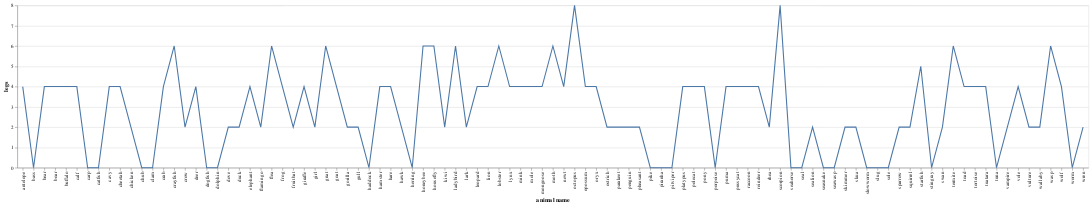

Source (notebook cell):
### Code cell
plot01

### Figure 1 — Vega-Lite specification as saved in the notebook (floating-point values rounded to 4 significant figures)
{"config": {"view": {"continuousWidth": 400, "continuousHeight": 300}}, "data": {"name": "data-36bba0743824d22ff0b0058f7689d6ff"}, "mark": "line", "encoding": {"x": {"type": "nominal", "field": "animal name"}, "y": {"type": "quantitative", "field": "legs"}}, "$schema": "https://vega.github.io/schema/vega-lite/v4.8.1.json", "datasets": {"data-36bba0743824d22ff0b0058f7689d6ff": [{"animal name": "antelope", "hair": 1, "feathers": 0, "eggs": 0, "milk": 1, "airborne": 0, "aquatic": 0, "predator": 0, "toothed": 1, "backbone": 1, "breathes": 1, "venomous": 0, "fins": 0, "legs": 4, "tail": 1, "domestic": 0, "catsize": 1, "type": 1}, {"animal name": "bass", "hair": 0, "feathers": 0, "eggs": 1, "milk": 0, "airborne": 0, "aquatic": 1, "predator": 1, "toothed": 1, "backbone": 1, "breathes": 0, "venomous": 0, "fins": 1, "legs": 0, "tail": 1, "domestic": 0, "catsize": 0, "type": 4}, {"animal name": "bear", "hair": 1, "feathers": 0, "eggs": 0, "milk": 1, "airborne": 0, "aquatic": 0, "predator": 1, "toothed": 1, "backbone": 1, "breathes": 1, "venomous": 0, "fins": 0, "legs": 4, "tail": 0, "domestic": 0, "catsize": 1, "type": 1}, {"animal name": "boar", "hair": 1, "feathers": 0, "eggs": 0, "milk": 1, "airborne": 0, "aquatic": 0, "predator": 1, "toothed": 1, "backbone": 1, "breathes": 1, "venomous": 0, "fins": 0, "legs": 4, "tail": 1, "domestic": 0, "catsize": 1, "type": 1}, {"animal name": "buffalo", "hair": 1, "feathers": 0, "eggs": 0, "milk": 1, "airborne": 0, "aquatic": 0, "predator": 0, "toothed": 1, "backbone": 1, "breathes": 1, "venomous": 0, "fins": 0, "legs": 4, "tail": 1, "domestic": 0, "catsize": 1, "type": 1}, {"animal name": "calf", "hair": 1, "feathers": 0, "eggs": 0, "milk": 1, "airborne": 0, "aquatic": 0, "predator": 0, "toothed": 1, "backbone": 1, "breathes": 1, "venomous": 0, "fins": 0, "legs": 4, "tail": 1, "domestic": 1, "catsize": 1, "type": 1}, {"animal name": "carp", "hair": 0, "feathers": 0, "eggs": 1, "milk": 0, "airborne": 0, "aquatic": 1, "predator": 0, "toothed": 1, "backbone": 1, "breathes": 0, "venomous": 0, "fins": 1, "legs": 0, "tail": 1, "domestic": 1, "catsize": 0, "type": 4}, {"animal name": "catfish", "hair": 0, "feathers": 0, "eggs": 1, "milk": 0, "airborne": 0, "aquatic": 1, "predator": 1, "toothed": 1, "backbone": 1, "breathes": 0, "venomous": 0, "fins": 1, "legs": 0, "tail": 1, "domestic": 0, "catsize": 0, "type": 4}, {"animal name": "cavy", "hair": 1, "feathers": 0, "eggs": 0, "milk": 1, "airborne": 0, "aquatic": 0, "predator": 0, "toothed": 1, "backbone": 1, "breathes": 1, "venomous": 0, "fins": 0, "legs": 4, "tail": 0, "domestic": 1, "catsize": 0, "type": 1}, {"animal name": "cheetah", "hair": 1, "feathers": 0, "eggs": 0, "milk": 1, "airborne": 0, "aquatic": 0, "predator": 1, "toothed": 1, "backbone": 1, "breathes": 1, "venomous": 0, "fins": 0, "legs": 4, "tail": 1, "domestic": 0, "catsize": 1, "type": 1}, {"animal name": "chicken", "hair": 0, "feathers": 1, "eggs": 1, "milk": 0, "airborne": 1, "aquatic": 0, "predator": 0, "toothed": 0, "backbone": 1, "breathes": 1, "venomous": 0, "fins": 0, "legs": 2, "tail": 1, "domestic": 1, "catsize": 0, "type": 2}, {"animal name": "chub", "hair": 0, "feathers": 0, "eggs": 1, "milk": 0, "airborne": 0, "aquatic": 1, "predator": 1, "toothed": 1, "backbone": 1, "breathes": 0, "venomous": 0, "fins": 1, "legs": 0, "tail": 1, "domestic": 0, "catsize": 0, "type": 4}, {"animal name": "clam", "hair": 0, "feathers": 0, "eggs": 1, "milk": 0, "airborne": 0, "aquatic": 0, "predator": 1, "toothed": 0, "backbone": 0, "breathes": 0, "venomous": 0, "fins": 0, "legs": 0, "tail": 0, "domestic": 0, "catsize": 0, "type": 7}, {"animal name": "crab", "hair": 0, "feathers": 0, "eggs": 1, "milk": 0, "airborne": 0, "aquatic": 1, "predator": 1, "toothed": 0, "backbone": 0, "breathes": 0, "venomous": 0, "fins": 0, "legs": 4, "tail": 0, "domestic": 0, "catsize": 0, "type": 7}, {"animal name": "crayfish", "hair": 0, "feathers": 0, "eggs": 1, "milk": 0, "airborne": 0, "aquatic": 1, "predator": 1, "toothed": 0, "backbone": 0, "breathes": 0, "venomous": 0, "fins": 0, "legs": 6, "tail": 0, "domestic": 0, "catsize": 0, "type": 7}, {"animal name": "crow", "hair": 0, "feathers": 1, "eggs": 1, "milk": 0, "airborne": 1, "aquatic": 0, "predator": 1, "toothed": 0, "backbone": 1, "breathes": 1, "venomous": 0, "fins": 0, "legs": 2, "tail": 1, "domestic": 0, "catsize": 0, "type": 2}, {"animal name": "deer", "hair": 1, "feathers": 0, "eggs": 0, "milk": 1, "airborne": 0, "aquatic": 0, "predator": 0, "toothed": 1, "backbone": 1, "breathes": 1, "venomous": 0, "fins": 0, "legs": 4, "tail": 1, "domestic": 0, "catsize": 1, "type": 1}, {"animal name": "dogfish", "hair": 0, "feathers": 0, "eggs": 1, "milk": 0, "airborne": 0, "aquatic": 1, "predator": 1, "toothed": 1, "backbone": 1, "breathes": 0, "venomous": 0, "fins": 1, "legs": 0, "tail": 1, "domestic": 0, "catsize": 1, "type": 4}, {"animal name": "dolphin", "hair": 0, "feathers": 0, "eggs": 0, "milk": 1, "airborne": 0, "aquatic": 1, "predator": 1, "toothed": 1, "backbone": 1, "breathes": 1, "venomous": 0, "fins": 1, "legs": 0, "tail": 1, "domestic": 0, "catsize": 1, "type": 1}, {"animal name": "dove", "hair": 0, "feathers": 1, "eggs": 1, "milk": 0, "airborne": 1, "aquatic": 0, "predator": 0, "toothed": 0, "backbone": 1, "breathes": 1, "venomous": 0, "fins": 0, "legs": 2, "tail": 1, "domestic": 1, "catsize": 0, "type": 2}, {"animal name": "duck", "hair": 0, "feathers": 1, "eggs": 1, "milk": 0, "airborne": 1, "aquatic": 1, "predator": 0, "toothed": 0, "backbone": 1, "breathes": 1, "venomous": 0, "fins": 0, "legs": 2, "tail": 1, "domestic": 0, "catsize": 0, "type": 2}, {"animal name": "elephant", "hair": 1, "feathers": 0, "eggs": 0, "milk": 1, "airborne": 0, "aquatic": 0, "predator": 0, "toothed": 1, "backbone": 1, "breathes": 1, "venomous": 0, "fins": 0, "legs": 4, "tail": 1, "domestic": 0, "catsize": 1, "type": 1}, {"animal name": "flamingo", "hair": 0, "feathers": 1, "eggs": 1, "milk": 0, "airborne": 1, "aquatic": 0, "predator": 0, "toothed": 0, "backbone": 1, "breathes": 1, "venomous": 0, "fins": 0, "legs": 2, "tail": 1, "domestic": 0, "catsize": 1, "type": 2}, {"animal name": "flea", "hair": 0, "feathers": 0, "eggs": 1, "milk": 0, "airborne": 0, "aquatic": 0, "predator": 0, "toothed": 0, "backbone": 0, "breathes": 1, "venomous": 0, "fins": 0, "legs": 6, "tail": 0, "domestic": 0, "catsize": 0, "type": 6}, {"animal name": "frog", "hair": 0, "feathers": 0, "eggs": 1, "milk": 0, "airborne": 0, "aquatic": 1, "predator": 1, "toothed": 1, "backbone": 1, "breathes": 1, "venomous": 0, "fins": 0, "legs": 4, "tail": 0, "domestic": 0, "catsize": 0, "type": 5}, {"animal name": "frog", "hair": 0, "feathers": 0, "eggs": 1, "milk": 0, "airborne": 0, "aquatic": 1, "predator": 1, "toothed": 1, "backbone": 1, "breathes": 1, "venomous": 1, "fins": 0, "legs": 4, "tail": 0, "domestic": 0, "catsize": 0, "type": 5}, {"animal name": "fruitbat", "hair": 1, "feathers": 0, "eggs": 0, "milk": 1, "airborne": 1, "aquatic": 0, "predator": 0, "toothed": 1, "backbone": 1, "breathes": 1, "venomous": 0, "fins": 0, "legs": 2, "tail": 1, "domestic": 0, "catsize": 0, "type": 1}, {"animal name": "giraffe", "hair": 1, "feathers": 0, "eggs": 0, "milk": 1, "airborne": 0, "aquatic": 0, "predator": 0, "toothed": 1, "backbone": 1, "breathes": 1, "venomous": 0, "fins": 0, "legs": 4, "tail": 1, "domestic": 0, "catsize": 1, "type": 1}, {"animal name": "girl", "hair": 1, "feathers": 0, "eggs": 0, "milk": 1, "airborne": 0, "aquatic": 0, "predator": 1, "toothed": 1, "backbone": 1, "breathes": 1, "venomous": 0, "fins": 0, "legs": 2, "tail": 0, "domestic": 1, "catsize": 1, "type": 1}, {"animal name": "gnat", "hair": 0, "feathers": 0, "eggs": 1, "milk": 0, "airborne": 1, "aquatic": 0, "predator": 0, "toothed": 0, "backbone": 0, "breathes": 1, "venomous": 0, "fins": 0, "legs": 6, "tail": 0, "domestic": 0, "catsize": 0, "type": 6}, {"animal name": "goat", "hair": 1, "feathers": 0, "eggs": 0, "milk": 1, "airborne": 0, "aquatic": 0, "predator": 0, "toothed": 1, "backbone": 1, "breathes": 1, "venomous": 0, "fins": 0, "legs": 4, "tail": 1, "domestic": 1, "catsize": 1, "type": 1}, {"animal name": "gorilla", "hair": 1, "feathers": 0, "eggs": 0, "milk": 1, "airborne": 0, "aquatic": 0, "predator": 0, "toothed": 1, "backbone": 1, "breathes": 1, "venomous": 0, "fins": 0, "legs": 2, "tail": 0, "domestic": 0, "catsize": 1, "type": 1}, {"animal name": "gull", "hair": 0, "feathers": 1, "eggs": 1, "milk": 0, "airborne": 1, "aquatic": 1, "predator": 1, "toothed": 0, "backbone": 1, "breathes": 1, "venomous": 0, "fins": 0, "legs": 2, "tail": 1, "domestic": 0, "catsize": 0, "type": 2}, {"animal name": "haddock", "hair": 0, "feathers": 0, "eggs": 1, "milk": 0, "airborne": 0, "aquatic": 1, "predator": 0, "toothed": 1, "backbone": 1, "breathes": 0, "venomous": 0, "fins": 1, "legs": 0, "tail": 1, "domestic": 0, "catsize": 0, "type": 4}, {"animal name": "hamster", "hair": 1, "feathers": 0, "eggs": 0, "milk": 1, "airborne": 0, "aquatic": 0, "predator": 0, "toothed": 1, "backbone": 1, "breathes": 1, "venomous": 0, "fins": 0, "legs": 4, "tail": 1, "domestic": 1, "catsize": 0, "type": 1}, {"animal name": "hare", "hair": 1, "feathers": 0, "eggs": 0, "milk": 1, "airborne": 0, "aquatic": 0, "predator": 0, "toothed": 1, "backbone": 1, "breathes": 1, "venomous": 0, "fins": 0, "legs": 4, "tail": 1, "domestic": 0, "catsize": 0, "type": 1}, {"animal name": "hawk", "hair": 0, "feathers": 1, "eggs": 1, "milk": 0, "airborne": 1, "aquatic": 0, "predator": 1, "toothed": 0, "backbone": 1, "breathes": 1, "venomous": 0, "fins": 0, "legs": 2, "tail": 1, "domestic": 0, "catsize": 0, "type": 2}, {"animal name": "herring", "hair": 0, "feathers": 0, "eggs": 1, "milk": 0, "airborne": 0, "aquatic": 1, "predator": 1, "toothed": 1, "backbone": 1, "breathes": 0, "venomous": 0, "fins": 1, "legs": 0, "tail": 1, "domestic": 0, "catsize": 0, "type": 4}, {"animal name": "honeybee", "hair": 1, "feathers": 0, "eggs": 1, "milk": 0, "airborne": 1, "aquatic": 0, "predator": 0, "toothed": 0, "backbone": 0, "breathes": 1, "venomous": 1, "fins": 0, "legs": 6, "tail": 0, "domestic": 1, "catsize": 0, "type": 6}, {"animal name": "housefly", "hair": 1, "feathers": 0, "eggs": 1, "milk": 0, "airborne": 1, "aquatic": 0, "predator": 0, "toothed": 0, "backbone": 0, "breathes": 1, "venomous": 0, "fins": 0, "legs": 6, "tail": 0, "domestic": 0, "catsize": 0, "type": 6}, {"animal name": "kiwi", "hair": 0, "feathers": 1, "eggs": 1, "milk": 0, "airborne": 0, "aquatic": 0, "predator": 1, "toothed": 0, "backbone": 1, "breathes": 1, "venomous": 0, "fins": 0, "legs": 2, "tail": 1, "domestic": 0, "catsize": 0, "type": 2}, {"animal name": "ladybird", "hair": 0, "feathers": 0, "eggs": 1, "milk": 0, "airborne": 1, "aquatic": 0, "predator": 1, "toothed": 0, "backbone": 0, "breathes": 1, "venomous": 0, "fins": 0, "legs": 6, "tail": 0, "domestic": 0, "catsize": 0, "type": 6}, {"animal name": "lark", "hair": 0, "feathers": 1, "eggs": 1, "milk": 0, "airborne": 1, "aquatic": 0, "predator": 0, "toothed": 0, "backbone": 1, "breathes": 1, "venomous": 0, "fins": 0, "legs": 2, "tail": 1, "domestic": 0, "catsize": 0, "type": 2}, {"animal name": "leopard", "hair": 1, "feathers": 0, "eggs": 0, "milk": 1, "airborne": 0, "aquatic": 0, "predator": 1, "toothed": 1, "backbone": 1, "breathes": 1, "venomous": 0, "fins": 0, "legs": 4, "tail": 1, "domestic": 0, "catsize": 1, "type": 1}, {"animal name": "lion", "hair": 1, "feathers": 0, "eggs": 0, "milk": 1, "airborne": 0, "aquatic": 0, "predator": 1, "toothed": 1, "backbone": 1, "breathes": 1, "venomous": 0, "fins": 0, "legs": 4, "tail": 1, "domestic": 0, "catsize": 1, "type": 1}, {"animal name": "lobster", "hair": 0, "feathers": 0, "eggs": 1, "milk": 0, "airborne": 0, "aquatic": 1, "predator": 1, "toothed": 0, "backbone": 0, "breathes": 0, "venomous": 0, "fins": 0, "legs": 6, "tail": 0, "domestic": 0, "catsize": 0, "type": 7}, {"animal name": "lynx", "hair": 1, "feathers": 0, "eggs": 0, "milk": 1, "airborne": 0, "aquatic": 0, "predator": 1, "toothed": 1, "backbone": 1, "breathes": 1, "venomous": 0, "fins": 0, "legs": 4, "tail": 1, "domestic": 0, "catsize": 1, "type": 1}, {"animal name": "mink", "hair": 1, "feathers": 0, "eggs": 0, "milk": 1, "airborne": 0, "aquatic": 1, "predator": 1, "toothed": 1, "backbone": 1, "breathes": 1, "venomous": 0, "fins": 0, "legs": 4, "tail": 1, "domestic": 0, "catsize": 1, "type": 1}, {"animal name": "mole", "hair": 1, "feathers": 0, "eggs": 0, "milk": 1, "airborne": 0, "aquatic": 0, "predator": 1, "toothed": 1, "backbone": 1, "breathes": 1, "venomous": 0, "fins": 0, "legs": 4, "tail": 1, "domestic": 0, "catsize": 0, "type": 1}, {"animal name": "mongoose", "hair": 1, "feathers": 0, "eggs": 0, "milk": 1, "airborne": 0, "aquatic": 0, "predator": 1, "toothed": 1, "backbone": 1, "breathes": 1, "venomous": 0, "fins": 0, "legs": 4, "tail": 1, "domestic": 0, "catsize": 1, "type": 1}, {"animal name": "moth", "hair": 1, "feathers": 0, "eggs": 1, "milk": 0, "airborne": 1, "aquatic": 0, "predator": 0, "toothed": 0, "backbone": 0, "breathes": 1, "venomous": 0, "fins": 0, "legs": 6, "tail": 0, "domestic": 0, "catsize": 0, "type": 6}, {"animal name": "newt", "hair": 0, "feathers": 0, "eggs": 1, "milk": 0, "airborne": 0, "aquatic": 1, "predator": 1, "toothed": 1, "backbone": 1, "breathes": 1, "venomous": 0, "fins": 0, "legs": 4, "tail": 1, "domestic": 0, "catsize": 0, "type": 5}, {"animal name": "octopus", "hair": 0, "feathers": 0, "eggs": 1, "milk": 0, "airborne": 0, "aquatic": 1, "predator": 1, "toothed": 0, "backbone": 0, "breathes": 0, "venomous": 0, "fins": 0, "legs": 8, "tail": 0, "domestic": 0, "catsize": 1, "type": 7}, {"animal name": "opossum", "hair": 1, "feathers": 0, "eggs": 0, "milk": 1, "airborne": 0, "aquatic": 0, "predator": 1, "toothed": 1, "backbone": 1, "breathes": 1, "venomous": 0, "fins": 0, "legs": 4, "tail": 1, "domestic": 0, "catsize": 0, "type": 1}, {"animal name": "oryx", "hair": 1, "feathers": 0, "eggs": 0, "milk": 1, "airborne": 0, "aquatic": 0, "predator": 0, "toothed": 1, "backbone": 1, "breathes": 1, "venomous": 0, "fins": 0, "legs": 4, "tail": 1, "domestic": 0, "catsize": 1, "type": 1}, {"animal name": "ostrich", "hair": 0, "feathers": 1, "eggs": 1, "milk": 0, "airborne": 0, "aquatic": 0, "predator": 0, "toothed": 0, "backbone": 1, "breathes": 1, "venomous": 0, "fins": 0, "legs": 2, "tail": 1, "domestic": 0, "catsize": 1, "type": 2}, {"animal name": "parakeet", "hair": 0, "feathers": 1, "eggs": 1, "milk": 0, "airborne": 1, "aquatic": 0, "predator": 0, "toothed": 0, "backbone": 1, "breathes": 1, "venomous": 0, "fins": 0, "legs": 2, "tail": 1, "domestic": 1, "catsize": 0, "type": 2}, {"animal name": "penguin", "hair": 0, "feathers": 1, "eggs": 1, "milk": 0, "airborne": 0, "aquatic": 1, "predator": 1, "toothed": 0, "backbone": 1, "breathes": 1, "venomous": 0, "fins": 0, "legs": 2, "tail": 1, "domestic": 0, "catsize": 1, "type": 2}, {"animal name": "pheasant", "hair": 0, "feathers": 1, "eggs": 1, "milk": 0, "airborne": 1, "aquatic": 0, "predator": 0, "toothed": 0, "backbone": 1, "breathes": 1, "venomous": 0, "fins": 0, "legs": 2, "tail": 1, "domestic": 0, "catsize": 0, "type": 2}, {"animal name": "pike", "hair": 0, "feathers": 0, "eggs": 1, "milk": 0, "airborne": 0, "aquatic": 1, "predator": 1, "toothed": 1, "backbone": 1, "breathes": 0, "venomous": 0, "fins": 1, "legs": 0, "tail": 1, "domestic": 0, "catsize": 1, "type": 4}, {"animal name": "piranha", "hair": 0, "feathers": 0, "eggs": 1, "milk": 0, "airborne": 0, "aquatic": 1, "predator": 1, "toothed": 1, "backbone": 1, "breathes": 0, "venomous": 0, "fins": 1, "legs": 0, "tail": 1, "domestic": 0, "catsize": 0, "type": 4}, {"animal name": "pitviper", "hair": 0, "feathers": 0, "eggs": 1, "milk": 0, "airborne": 0, "aquatic": 0, "predator": 1, "toothed": 1, "backbone": 1, "breathes": 1, "venomous": 1, "fins": 0, "legs": 0, "tail": 1, "domestic": 0, "catsize": 0, "type": 3}, {"animal name": "platypus", "hair": 1, "feathers": 0, "eggs": 1, "milk": 1, "airborne": 0, "aquatic": 1, "predator": 1, "toothed": 0, "backbone": 1, "breathes": 1, "venomous": 0, "fins": 0, "legs": 4, "tail": 1, "domestic": 0, "catsize": 1, "type": 1}, {"animal name": "polecat", "hair": 1, "feathers": 0, "eggs": 0, "milk": 1, "airborne": 0, "aquatic": 0, "predator": 1, "toothed": 1, "backbone": 1, "breathes": 1, "venomous": 0, "fins": 0, "legs": 4, "tail": 1, "domestic": 0, "catsize": 1, "type": 1}, {"animal name": "pony", "hair": 1, "feathers": 0, "eggs": 0, "milk": 1, "airborne": 0, "aquatic": 0, "predator": 0, "toothed": 1, "backbone": 1, "breathes": 1, "venomous": 0, "fins": 0, "legs": 4, "tail": 1, "domestic": 1, "catsize": 1, "type": 1}, {"animal name": "porpoise", "hair": 0, "feathers": 0, "eggs": 0, "milk": 1, "airborne": 0, "aquatic": 1, "predator": 1, "toothed": 1, "backbone": 1, "breathes": 1, "venomous": 0, "fins": 1, "legs": 0, "tail": 1, "domestic": 0, "catsize": 1, "type": 1}, {"animal name": "puma", "hair": 1, "feathers": 0, "eggs": 0, "milk": 1, "airborne": 0, "aquatic": 0, "predator": 1, "toothed": 1, "backbone": 1, "breathes": 1, "venomous": 0, "fins": 0, "legs": 4, "tail": 1, "domestic": 0, "catsize": 1, "type": 1}, {"animal name": "pussycat", "hair": 1, "feathers": 0, "eggs": 0, "milk": 1, "airborne": 0, "aquatic": 0, "predator": 1, "toothed": 1, "backbone": 1, "breathes": 1, "venomous": 0, "fins": 0, "legs": 4, "tail": 1, "domestic": 1, "catsize": 1, "type": 1}, {"animal name": "raccoon", "hair": 1, "feathers": 0, "eggs": 0, "milk": 1, "airborne": 0, "aquatic": 0, "predator": 1, "toothed": 1, "backbone": 1, "breathes": 1, "venomous": 0, "fins": 0, "legs": 4, "tail": 1, "domestic": 0, "catsize": 1, "type": 1}, {"animal name": "reindeer", "hair": 1, "feathers": 0, "eggs": 0, "milk": 1, "airborne": 0, "aquatic": 0, "predator": 0, "toothed": 1, "backbone": 1, "breathes": 1, "venomous": 0, "fins": 0, "legs": 4, "tail": 1, "domestic": 1, "catsize": 1, "type": 1}, {"animal name": "rhea", "hair": 0, "feathers": 1, "eggs": 1, "milk": 0, "airborne": 0, "aquatic": 0, "predator": 1, "toothed": 0, "backbone": 1, "breathes": 1, "venomous": 0, "fins": 0, "legs": 2, "tail": 1, "domestic": 0, "catsize": 1, "type": 2}, {"animal name": "scorpion", "hair": 0, "feathers": 0, "eggs": 0, "milk": 0, "airborne": 0, "aquatic": 0, "predator": 1, "toothed": 0, "backbone": 0, "breathes": 1, "venomous": 1, "fins": 0, "legs": 8, "tail": 1, "domestic": 0, "catsize": 0, "type": 7}, {"animal name": "seahorse", "hair": 0, "feathers": 0, "eggs": 1, "milk": 0, "airborne": 0, "aquatic": 1, "predator": 0, "toothed": 1, "backbone": 1, "breathes": 0, "venomous": 0, "fins": 1, "legs": 0, "tail": 1, "domestic": 0, "catsize": 0, "type": 4}, {"animal name": "seal", "hair": 1, "feathers": 0, "eggs": 0, "milk": 1, "airborne": 0, "aquatic": 1, "predator": 1, "toothed": 1, "backbone": 1, "breathes": 1, "venomous": 0, "fins": 1, "legs": 0, "tail": 0, "domestic": 0, "catsize": 1, "type": 1}, {"animal name": "sealion", "hair": 1, "feathers": 0, "eggs": 0, "milk": 1, "airborne": 0, "aquatic": 1, "predator": 1, "toothed": 1, "backbone": 1, "breathes": 1, "venomous": 0, "fins": 1, "legs": 2, "tail": 1, "domestic": 0, "catsize": 1, "type": 1}, {"animal name": "seasnake", "hair": 0, "feathers": 0, "eggs": 0, "milk": 0, "airborne": 0, "aquatic": 1, "predator": 1, "toothed": 1, "backbone": 1, "breathes": 0, "venomous": 1, "fins": 0, "legs": 0, "tail": 1, "domestic": 0, "catsize": 0, "type": 3}, {"animal name": "seawasp", "hair": 0, "feathers": 0, "eggs": 1, "milk": 0, "airborne": 0, "aquatic": 1, "predator": 1, "toothed": 0, "backbone": 0, "breathes": 0, "venomous": 1, "fins": 0, "legs": 0, "tail": 0, "domestic": 0, "catsize": 0, "type": 7}, {"animal name": "skimmer", "hair": 0, "feathers": 1, "eggs": 1, "milk": 0, "airborne": 1, "aquatic": 1, "predator": 1, "toothed": 0, "backbone": 1, "breathes": 1, "venomous": 0, "fins": 0, "legs": 2, "tail": 1, "domestic": 0, "catsize": 0, "type": 2}, {"animal name": "skua", "hair": 0, "feathers": 1, "eggs": 1, "milk": 0, "airborne": 1, "aquatic": 1, "predator": 1, "toothed": 0, "backbone": 1, "breathes": 1, "venomous": 0, "fins": 0, "legs": 2, "tail": 1, "domestic": 0, "catsize": 0, "type": 2}, {"animal name": "slowworm", "hair": 0, "feathers": 0, "eggs": 1, "milk": 0, "airborne": 0, "aquatic": 0, "predator": 1, "toothed": 1, "backbone": 1, "breathes": 1, "venomous": 0, "fins": 0, "legs": 0, "tail": 1, "domestic": 0, "catsize": 0, "type": 3}, {"animal name": "slug", "hair": 0, "feathers": 0, "eggs": 1, "milk": 0, "airborne": 0, "aquatic": 0, "predator": 0, "toothed": 0, "backbone": 0, "breathes": 1, "venomous": 0, "fins": 0, "legs": 0, "tail": 0, "domestic": 0, "catsize": 0, "type": 7}, {"animal name": "sole", "hair": 0, "feathers": 0, "eggs": 1, "milk": 0, "airborne": 0, "aquatic": 1, "predator": 0, "toothed": 1, "backbone": 1, "breathes": 0, "venomous": 0, "fins": 1, "legs": 0, "tail": 1, "domestic": 0, "catsize": 0, "type": 4}, {"animal name": "sparrow", "hair": 0, "feathers": 1, "eggs": 1, "milk": 0, "airborne": 1, "aquatic": 0, "predator": 0, "toothed": 0, "backbone": 1, "breathes": 1, "venomous": 0, "fins": 0, "legs": 2, "tail": 1, "domestic": 0, "catsize": 0, "type": 2}, {"animal name": "squirrel", "hair": 1, "feathers": 0, "eggs": 0, "milk": 1, "airborne": 0, "aquatic": 0, "predator": 0, "toothed": 1, "backbone": 1, "breathes": 1, "venomous": 0, "fins": 0, "legs": 2, "tail": 1, "domestic": 0, "catsize": 0, "type": 1}, {"animal name": "starfish", "hair": 0, "feathers": 0, "eggs": 1, "milk": 0, "airborne": 0, "aquatic": 1, "predator": 1, "toothed": 0, "backbone": 0, "breathes": 0, "venomous": 0, "fins": 0, "legs": 5, "tail": 0, "domestic": 0, "catsize": 0, "type": 7}, {"animal name": "stingray", "hair": 0, "feathers": 0, "eggs": 1, "milk": 0, "airborne": 0, "aquatic": 1, "predator": 1, "toothed": 1, "backbone": 1, "breathes": 0, "venomous": 1, "fins": 1, "legs": 0, "tail": 1, "domestic": 0, "catsize": 1, "type": 4}, {"animal name": "swan", "hair": 0, "feathers": 1, "eggs": 1, "milk": 0, "airborne": 1, "aquatic": 1, "predator": 0, "toothed": 0, "backbone": 1, "breathes": 1, "venomous": 0, "fins": 0, "legs": 2, "tail": 1, "domestic": 0, "catsize": 1, "type": 2}, {"animal name": "termite", "hair": 0, "feathers": 0, "eggs": 1, "milk": 0, "airborne": 0, "aquatic": 0, "predator": 0, "toothed": 0, "backbone": 0, "breathes": 1, "venomous": 0, "fins": 0, "legs": 6, "tail": 0, "domestic": 0, "catsize": 0, "type": 6}, {"animal name": "toad", "hair": 0, "feathers": 0, "eggs": 1, "milk": 0, "airborne": 0, "aquatic": 1, "predator": 0, "toothed": 1, "backbone": 1, "breathes": 1, "venomous": 0, "fins": 0, "legs": 4, "tail": 0, "domestic": 0, "catsize": 0, "type": 5}, {"animal name": "tortoise", "hair": 0, "feathers": 0, "eggs": 1, "milk": 0, "airborne": 0, "aquatic": 0, "predator": 0, "toothed": 0, "backbone": 1, "breathes": 1, "venomous": 0, "fins": 0, "legs": 4, "tail": 1, "domestic": 0, "catsize": 1, "type": 3}, {"animal name": "tuatara", "hair": 0, "feathers": 0, "eggs": 1, "milk": 0, "airborne": 0, "aquatic": 0, "predator": 1, "toothed": 1, "backbone": 1, "breathes": 1, "venomous": 0, "fins": 0, "legs": 4, "tail": 1, "domestic": 0, "catsize": 0, "type": 3}, {"animal name": "tuna", "hair": 0, "feathers": 0, "eggs": 1, "milk": 0, "airborne": 0, "aquatic": 1, "predator": 1, "toothed": 1, "backbone": 1, "breathes": 0, "venomous": 0, "fins": 1, "legs": 0, "tail": 1, "domestic": 0, "catsize": 1, "type": 4}, {"animal name": "vampire", "hair": 1, "feathers": 0, "eggs": 0, "milk": 1, "airborne": 1, "aquatic": 0, "predator": 0, "toothed": 1, "backbone": 1, "breathes": 1, "venomous": 0, "fins": 0, "legs": 2, "tail": 1, "domestic": 0, "catsize": 0, "type": 1}, {"animal name": "vole", "hair": 1, "feathers": 0, "eggs": 0, "milk": 1, "airborne": 0, "aquatic": 0, "predator": 0, "toothed": 1, "backbone": 1, "breathes": 1, "venomous": 0, "fins": 0, "legs": 4, "tail": 1, "domestic": 0, "catsize": 0, "type": 1}, {"animal name": "vulture", "hair": 0, "feathers": 1, "eggs": 1, "milk": 0, "airborne": 1, "aquatic": 0, "predator": 1, "toothed": 0, "backbone": 1, "breathes": 1, "venomous": 0, "fins": 0, "legs": 2, "tail": 1, "domestic": 0, "catsize": 1, "type": 2}, {"animal name": "wallaby", "hair": 1, "feathers": 0, "eggs": 0, "milk": 1, "airborne": 0, "aquatic": 0, "predator": 0, "toothed": 1, "backbone": 1, "breathes": 1, "venomous": 0, "fins": 0, "legs": 2, "tail": 1, "domestic": 0, "catsize": 1, "type": 1}, {"animal name": "wasp", "hair": 1, "feathers": 0, "eggs": 1, "milk": 0, "airborne": 1, "aquatic": 0, "predator": 0, "toothed": 0, "backbone": 0, "breathes": 1, "venomous": 1, "fins": 0, "legs": 6, "tail": 0, "domestic": 0, "catsize": 0, "type": 6}, {"animal name": "wolf", "hair": 1, "feathers": 0, "eggs": 0, "milk": 1, "airborne": 0, "aquatic": 0, "predator": 1, "toothed": 1, "backbone": 1, "breathes": 1, "venomous": 0, "fins": 0, "legs": 4, "tail": 1, "domestic": 0, "catsize": 1, "type": 1}, {"animal name": "worm", "hair": 0, "feathers": 0, "eggs": 1, "milk": 0, "airborne": 0, "aquatic": 0, "predator": 0, "toothed": 0, "backbone": 0, "breathes": 1, "venomous": 0, "fins": 0, "legs": 0, "tail": 0, "domestic": 0, "catsize": 0, "type": 7}, {"animal name": "wren", "hair": 0, "feathers": 1, "eggs": 1, "milk": 0, "airborne": 1, "aquatic": 0, "predator": 0, "toothed": 0, "backbone": 1, "breathes": 1, "venomous": 0, "fins": 0, "legs": 2, "tail": 1, "domestic": 0, "catsize": 0, "type": 2}]}}
